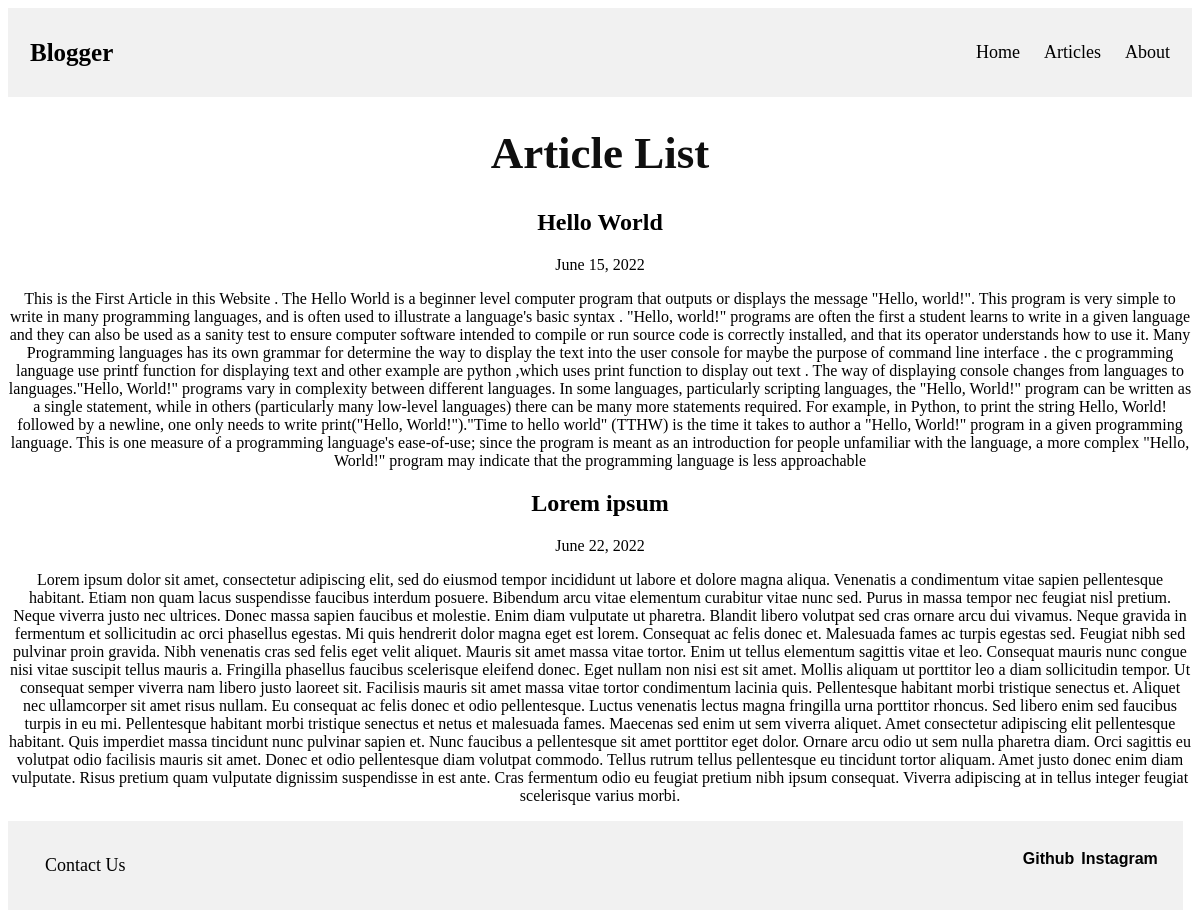
The app's page /article/, older data.
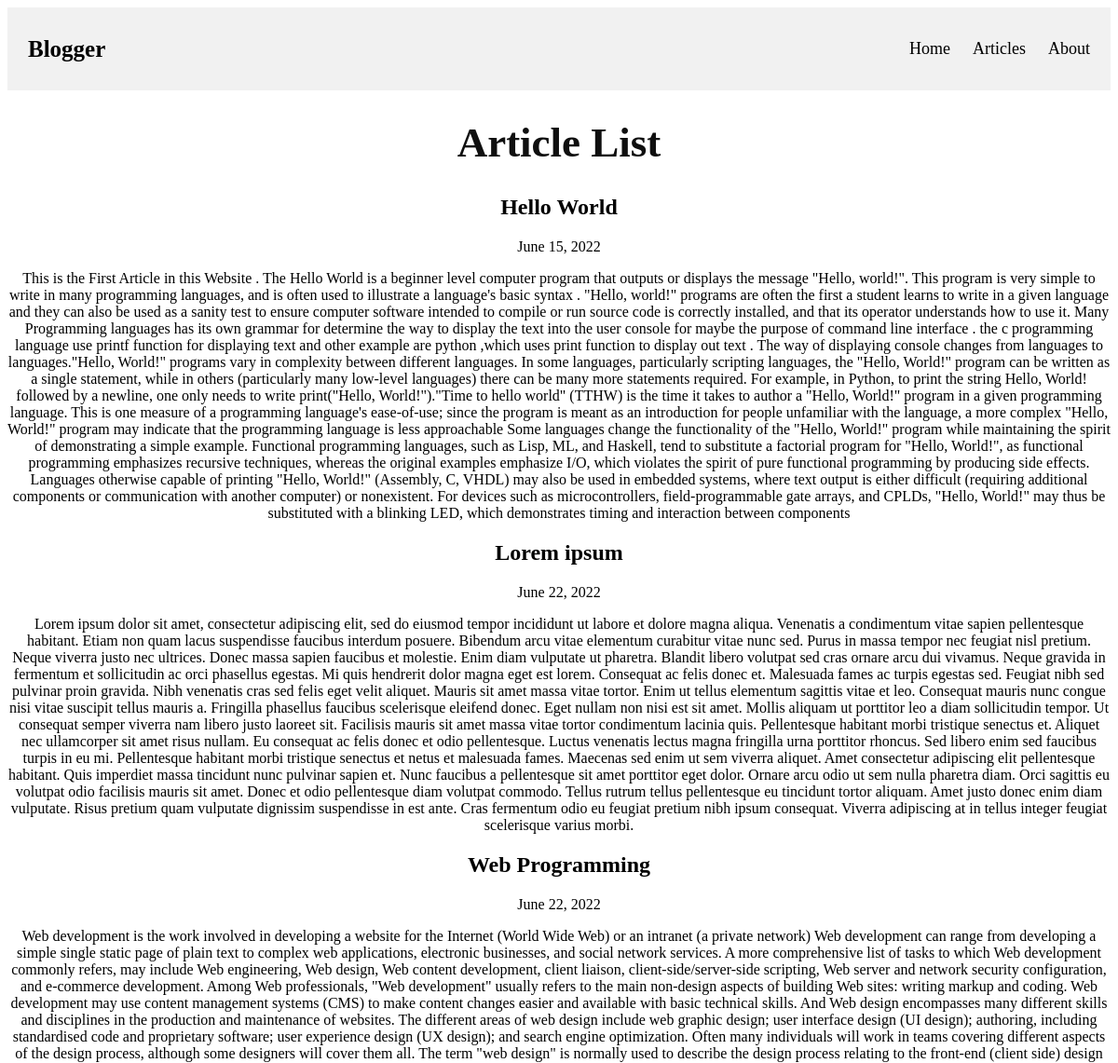
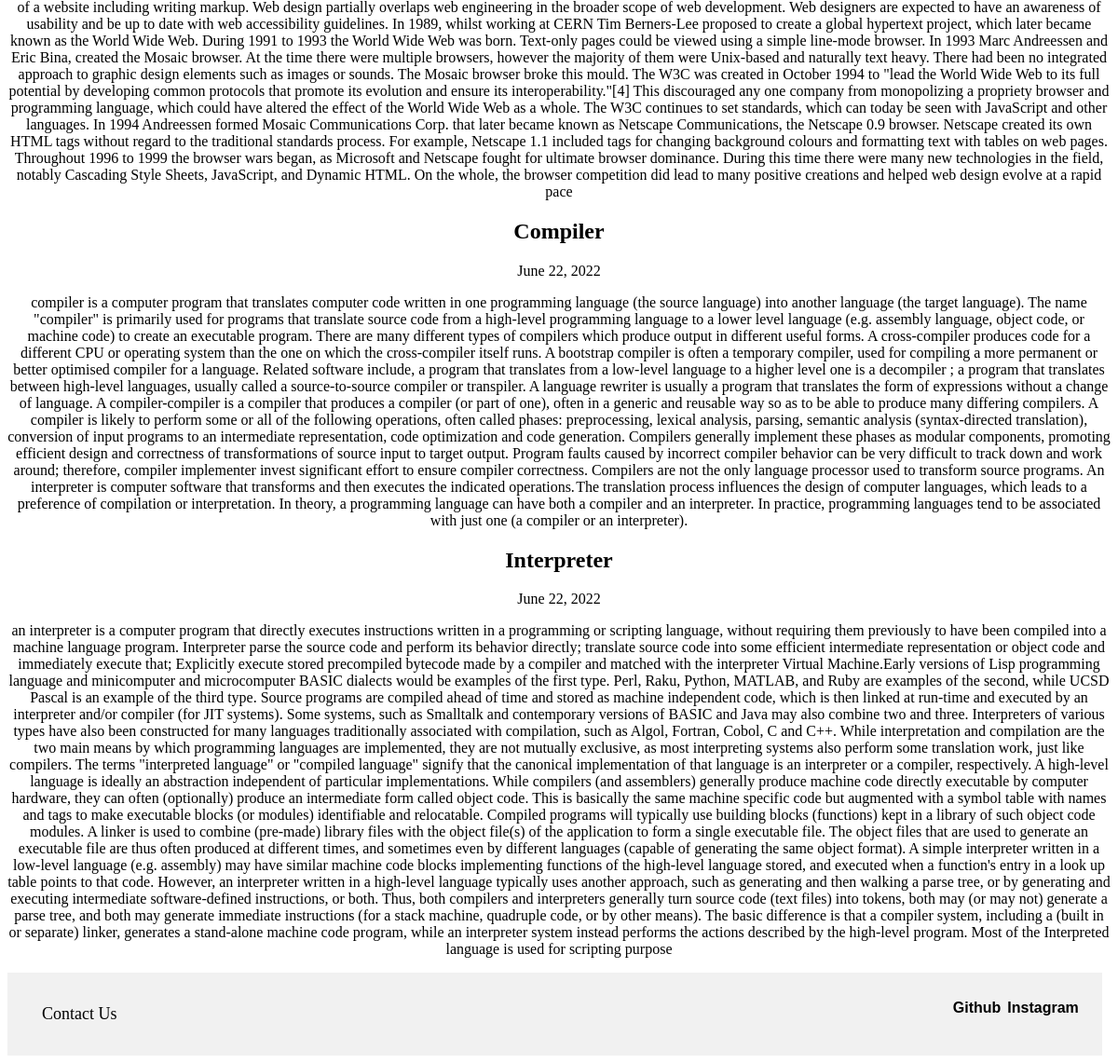
The same page, newer data (2 pictures, top to bottom).
### article/models.py (models this page shows, shortened)
class Article(models.Model):
    title = models.CharField(max_length=30)
    author = models.CharField(max_length=50)
    slug = models.SlugField()
    description = models.TextField()
    date = models.DateField()
    image = models.ImageField()

### article/views.py (the view)
# urls.py: path('',views.article_list),
def article_list(request):
    articles = Article.objects.all().order_by('date')
    return render(request, "article_list.html", { 'articles': articles})

### article/templates/article_list.html
{% extends 'main_website.html' %}
{% block content %}
<center>
    <h1 class="title" >Article List</h1>
    <div class="articles">
        {% for article in articles %}
            <div class="article"  >
                <a href="{{article.slug}}">
                <h2> {{ article.title }} </h2>
                <p>{{ article.date }}</p>
                <p>{{ article.description }}</p>
                </a>
            </div>
        {% endfor %}
    </div>
</center>
{% endblock %}

### blog_website/templates/main_website.html (shortened to what this page needs)
{% load static %}
<!DOCTYPE html>
    <head>
        <link rel="stylesheet" href="{% static 'home_style.css' %}"/>
        <link rel="stylesheet" href="{% static 'footer_style.css' %}"/>
        <link rel="stylesheet" href="{% static 'article_style.css' %}"/>
    </head>
    <body>
        <div class="header">
            <a href="/" class="logo">Blogger</a>
            <div class="header-right">
                <a class="home" href="/">Home</a>
                <a class="article" href="/article">Articles</a>
                <a href="/about">About</a>
            </div>
        </div>
        {% block content %}
        {% endblock %}
        <div class="footer">
            <div class="contact">Contact Us </div>
            <div class="footer-right">
                <a class="github">Github</a>
                <a class="instagram">Instagram</a>
            </div>
        </div>
    </body>
</html>

### static/home_style.css (style rules this page uses)
.header { overflow: hidden; background-color: #f1f1f1; padding: 20px 10px; }
.header a { float: left; color: black; text-align: center; padding: 12px; text-decoration: none; font-size: 18px; line-height: 25px; border-radius: 4px; }
.header a.logo { font-size: 25px; font-weight: bold; }
.header-right { float: right; }
.title { font-size: 45px; color : rgb(15, 15, 15); }

### static/footer_style.css (style rules this page uses)
.footer { overflow: hidden; background-color: #f1f1f1; padding: 20px 25px; position:static; width: 95%; bottom: 10px; justify-content: center; }
.contact { float: left; color: black; text-align: center; padding: 12px; text-decoration: none; font-size: 18px; line-height: 25px; border-radius: 4px; }
.footer-right { font-size: 25px; font-weight: bold; float: right; font-family:Arial, Helvetica, sans-serif; }
.github { font-size: medium; }
.instagram { font-size: medium; }

### static/article_style.css (style rules this page uses)
a, a:hover, a:visited, a:active { color: inherit; text-decoration: none; }
.article { font-weight: 300; font-style: normal; text-align: center; }

Row changes from the older to the newer data that the page shows:
changed Article "Hello World": description "…language is less approachable" → "…language is less approachable Some languages change the functionality of the \"Hello, World!\" program while maintaining the spirit of demonstrating a simple example. Functional programming languages, such as Lisp, ML, and Haskell, tend to substitute a factorial program for \"Hello, World!\", as functional programming emphasizes recursive techniques, whereas the original examples emphasize I/O, which violates the spirit of pure functional programming by producing side effects. Languages otherwise capable of printing \"Hello, World!\" (Assembly, C, VHDL) may also be used in embedded systems, where text output is either difficult (requiring additional components or communication with another…"
added Article: title "Web Programming", date "June 22, 2022", description "Web development is the work involved in developing a website for the Internet (World Wide Web) or an intranet (a private network) Web development can range from developing a simple single static page of plain text to complex web applications, electronic businesses, and social network services. A more comprehensive list of tasks to which Web development commonly refers, may include Web engineering, Web design, Web content development, client liaison, client-side/server-side scripting, Web server and network security configuration, and e-commerce development. Among Web professionals, \"Web development\" usually refers to the main non-design aspects of building Web sites: writing markup and…"
added Article: title "Compiler", date "June 22, 2022", description "compiler is a computer program that translates computer code written in one programming language (the source language) into another language (the target language). The name \"compiler\" is primarily used for programs that translate source code from a high-level programming language to a lower level language (e.g. assembly language, object code, or machine code) to create an executable program. There are many different types of compilers which produce output in different useful forms. A cross-compiler produces code for a different CPU or operating system than the one on which the cross-compiler itself runs. A bootstrap compiler is often a temporary compiler, used for compiling a more permanent…"
added Article: title "Interpreter", date "June 22, 2022", description "an interpreter is a computer program that directly executes instructions written in a programming or scripting language, without requiring them previously to have been compiled into a machine language program. Interpreter parse the source code and perform its behavior directly; translate source code into some efficient intermediate representation or object code and immediately execute that; Explicitly execute stored precompiled bytecode made by a compiler and matched with the interpreter Virtual Machine.Early versions of Lisp programming language and minicomputer and microcomputer BASIC dialects would be examples of the first type. Perl, Raku, Python, MATLAB, and Ruby are examples of the…"
